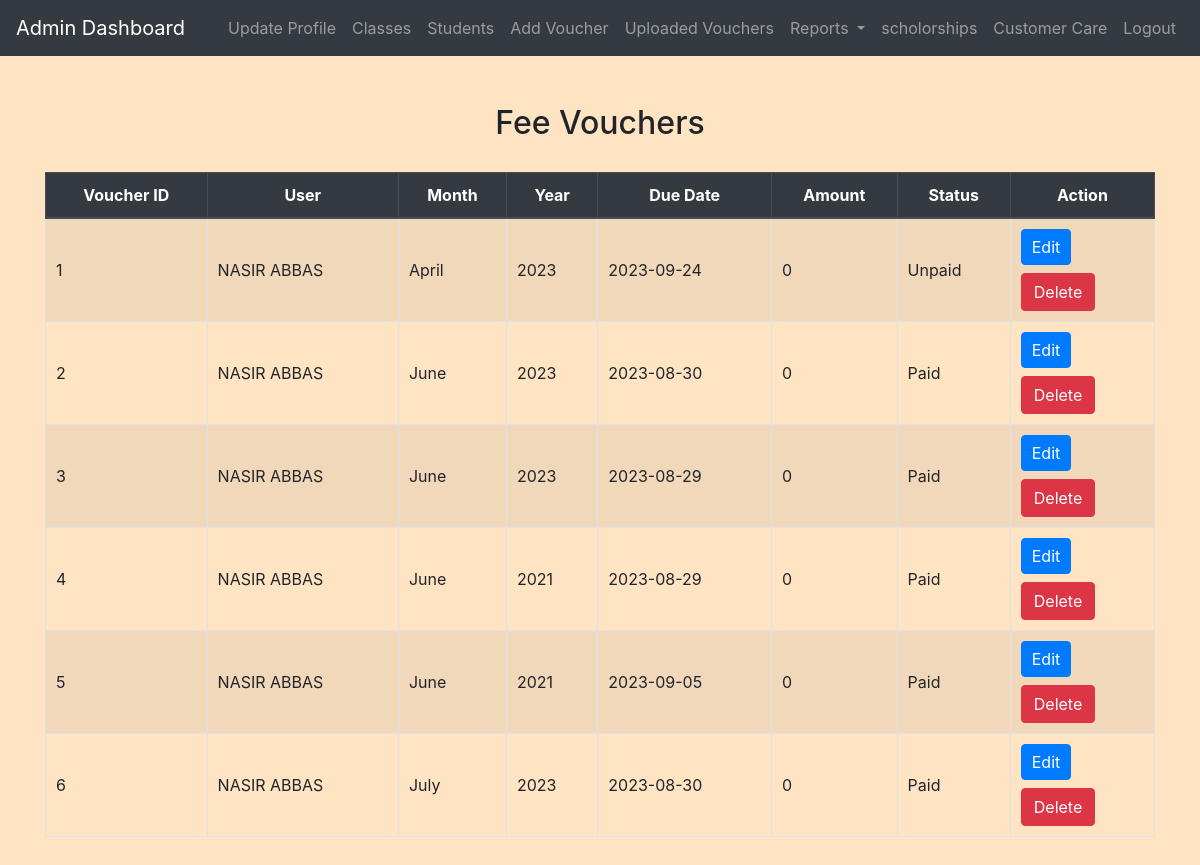
The page /admin/view_voucher.php (signed in) on the database its author committed.
### tables this page shows
CREATE TABLE `fee_vouchers` (
  `VoucherID` int(11) NOT NULL,
  `userID` int(11) DEFAULT NULL,
  `Month` varchar(255) DEFAULT NULL,
  `Year` int(11) DEFAULT NULL,
  `DueDate` date DEFAULT NULL,
  `Amount` int(11) DEFAULT NULL,
  `Status` varchar(255) DEFAULT NULL
);

CREATE TABLE `users` (
  `id` int(11) NOT NULL,
  `username` varchar(50) NOT NULL,
  `password` varchar(255) NOT NULL,
  `email` varchar(100) NOT NULL,
  `phone` varchar(20) NOT NULL,
  `age` int(11) DEFAULT NULL,
  `category_id` int(11) DEFAULT NULL,
  `status` varchar(255) DEFAULT NULL
);

### admin/view_voucher.php (the view, shortened to what this page needs)
<?php
include('config.php');
$sql = "SELECT fee_vouchers.*, users.username
        FROM fee_vouchers
        INNER JOIN users ON fee_vouchers.userID = users.id";
$result = mysqli_query($conn, $sql);
?>
<!DOCTYPE html>
<html>
<head>
    <link rel="stylesheet" href="https://stackpath.bootstrapcdn.com/bootstrap/4.5.2/css/bootstrap.min.css">
    <link rel="stylesheet" href="../css/style.css">
</head>
<body>
    <?php include('admin_navbar.php'); ?>
    <div class="container mt-5 mb-5">
        <h2>Fee Vouchers</h2>
        <table class="table table-bordered table-striped">
            <thead class="thead-dark">
                <tr>
                    <th>Voucher ID</th>
                    <th>User</th>
                    <th>Month</th>
                    <th>Year</th>
                    <th>Due Date</th>
                    <th>Amount</th>
                    <th>Status</th>
                    <th>Action</th>
                </tr>
            </thead>
            <tbody>
                <?php
                while ($row = mysqli_fetch_assoc($result)) {
                    echo "<tr>";
                    echo "<td>" . $row['VoucherID'] . "</td>";
                    echo "<td>" . $row['username'] . "</td>";
                    echo "<td>" . $row['Month'] . "</td>";
                    echo "<td>" . $row['Year'] . "</td>";
                    echo "<td>" . $row['DueDate'] . "</td>";
                    echo "<td>" . $row['Amount'] . "</td>";
                    echo "<td>" . $row['Status'] . "</td>";
                    echo "<td>";
                    echo "<a class='btn btn-primary' href='edit_voucher.php?id=" . $row['VoucherID'] . "'>Edit</a>";
                    echo "<form method='post' action='admin_fee_vouchers.php'>";
                    echo "<button class='mt-2 btn btn-danger' type='submit' name='delete_voucher'>Delete</button>";
                    echo "</form>";
                    echo "</td>";
                    echo "</tr>";
                }
                ?>
            </tbody>
        </table>
    </div>
</body>
</html>

### css/style.css (style rules this page uses)
body { background-color: bisque; }
h1, h2, h3, h4 { text-align: center; margin-top: 30px; margin-bottom: 30px; }
.table { width: 100%; border-collapse: collapse; margin-top: 20px; }
.table th, .table td { padding: 10px; border: 1px solid #dee2e6; }
.table thead th { background-color: #f8f9fa; font-weight: bold; text-align: center; }
.table tbody td { vertical-align: middle; }
.btn-primary { padding: 5px 10px; }

### rows shown on the page
fee_vouchers: VoucherID "1", userID.username "NASIR ABBAS", Month "April", Year "2023", DueDate "2023-09-24", Amount "0", Status "Unpaid"
fee_vouchers: VoucherID "2", userID.username "NASIR ABBAS", Month "June", Year "2023", DueDate "2023-08-30", Amount "0", Status "Paid"
fee_vouchers: VoucherID "3", userID.username "NASIR ABBAS", Month "June", Year "2023", DueDate "2023-08-29", Amount "0", Status "Paid"
fee_vouchers: VoucherID "4", userID.username "NASIR ABBAS", Month "June", Year "2021", DueDate "2023-08-29", Amount "0", Status "Paid"
fee_vouchers: VoucherID "5", userID.username "NASIR ABBAS", Month "June", Year "2021", DueDate "2023-09-05", Amount "0", Status "Paid"
fee_vouchers: VoucherID "6", userID.username "NASIR ABBAS", Month "July", Year "2023", DueDate "2023-08-30", Amount "0", Status "Paid"
